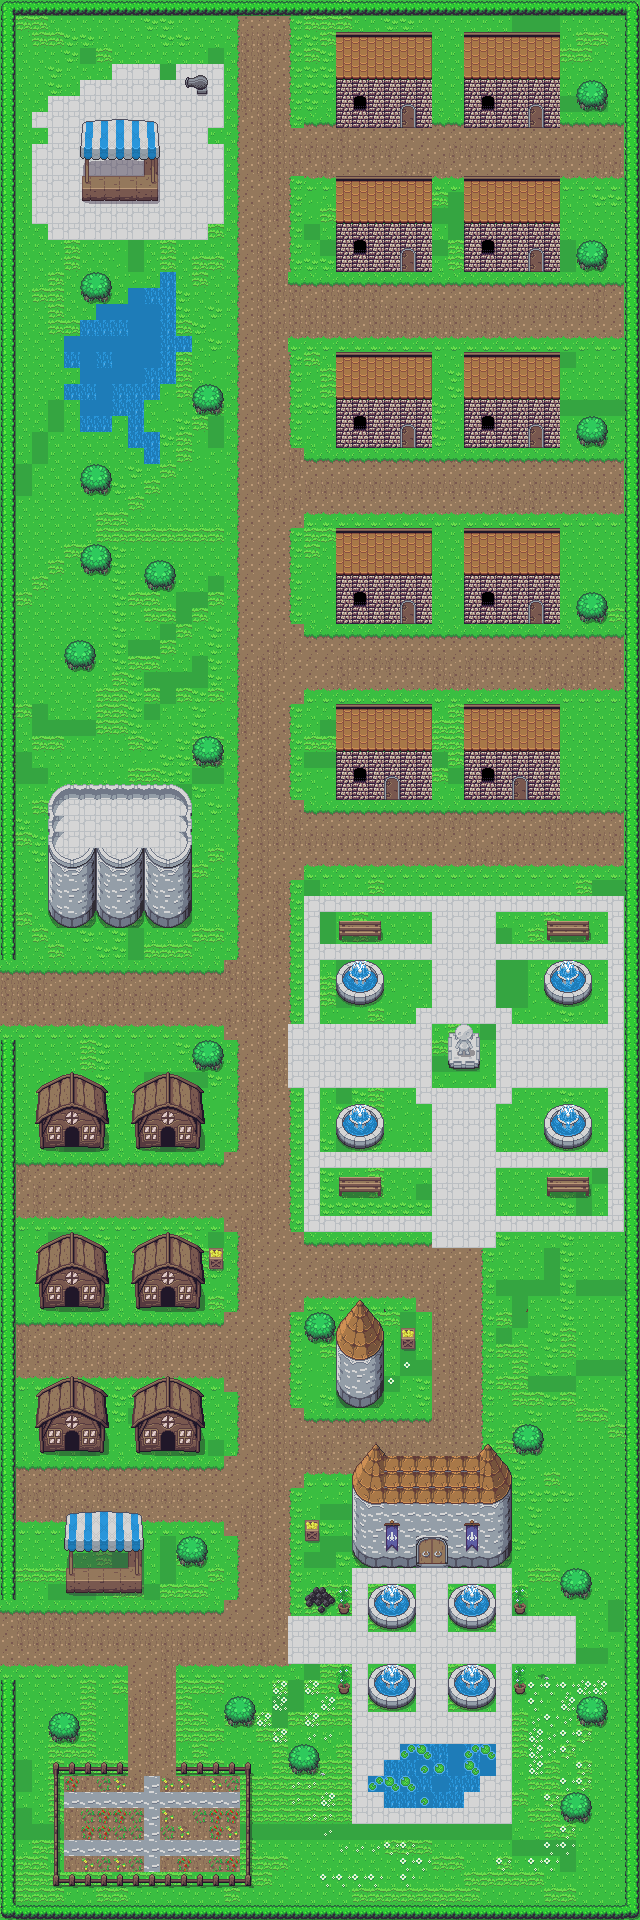

This game map was drawn from its Tiled (.tmx) file and the tilesets committed beside it. A one-line description and the trimmed map source follow:
An orthogonal 40x120 tile map with 16x16 px tiles, 3 tile layers (Ground, Collision, flag), 3 tilesets and 117 objects.

<map version="1.4" tiledversion="1.4.3" orientation="orthogonal" renderorder="right-down" width="40" height="120" tilewidth="16" tileheight="16" infinite="0" nextlayerid="6" nextobjectid="118">
 <tileset firstgid="1" name="Overworld" tilewidth="16" tileheight="16" tilecount="1440" columns="40">
  <image source="Overworld.png" width="640" height="576" />
  <terraintypes>
   <terrain name="path" tile="0" />
  </terraintypes>
  <tile id="1160" terrain=",,,0" />
  <tile id="1161" terrain=",,0,0" />
  <tile id="1162" terrain=",,0," />
  <tile id="1200" terrain=",0,,0" />
  <tile id="1201" terrain="0,0,0,0" />
  <tile id="1202" terrain="0,,0," />
  <tile id="1240" terrain=",0,," />
  <tile id="1241" terrain="0,0,," />
  <tile id="1242" terrain="0,,," />
 </tileset>
 <tileset firstgid="1441" name="town_tiles" tilewidth="16" tileheight="16" tilecount="30" columns="10">
  <image source="town_tiles.png" width="160" height="48" />
 </tileset>
 <tileset firstgid="1471" source="Overworld.tsx" />
 <layer id="1" name="Ground" width="40" height="120">
  <data>[4800 cells, 4800 non-empty, 34 distinct tile ids]</data>
 </layer>
 <layer id="3" name="Collision" width="40" height="120">
  <data>[4800 cells, 2163 non-empty, 172 distinct tile ids]</data>
 </layer>
 <layer id="5" name="flag" width="40" height="120">
  <data>[4800 cells, 311 non-empty, 15 distinct tile ids]</data>
 </layer>
 <objectgroup id="4" name="Collision Objects">
  <object id="1" x="335.333" y="31.3333" width="97" height="95.6667" />
  <object id="2" x="463" y="31.6667" width="97.3333" height="95.6667" />
  <object id="3" x="578" y="80.6667" width="28" height="29.6667" />
  <object id="4" x="463" y="174.333" width="97" height="97" />
  <object id="5" x="578" y="240.667" width="28.6667" height="29" />
  <object id="6" x="335.333" y="176" width="95.6667" height="95.3333" />
  <object id="7" x="80.3333" y="121.333" width="78" height="81.3333" />
  <object id="8" x="185.667" y="77" width="22.6667" height="16.3333" />
  <object id="9" x="80" y="274.667" width="29.6667" height="24" />
  <object id="10" x="96" y="304" width="47.6667" height="111" />
  <object id="11" x="127.333" y="286.667" width="47.6667" height="97" />
  <object id="12" x="142.667" y="384" width="16.3333" height="16" />
  <object id="13" x="79.3333" y="319.667" width="32.3333" height="107" />
  <object id="14" x="63.3333" y="385.333" width="17" height="14.6667" />
  <object id="15" x="63.6667" y="336.333" width="14.3333" height="30.6667" />
  <object id="16" x="159.333" y="271" width="15.6667" height="20.3333" />
  <object id="17" x="173.667" y="334.333" width="18" height="17.3333" />
  <object id="18" x="193" y="386" width="30.3333" height="24.6667" />
  <object id="19" x="127" y="413.333" width="16.6667" height="34" />
  <object id="20" x="142.667" y="431.667" width="16" height="30.6667" />
  <object id="21" x="77.6667" y="464.333" width="32.6667" height="29" />
  <object id="22" x="82" y="545.333" width="27.3333" height="27.6667" />
  <object id="23" x="144.667" y="560.667" width="30" height="28.3333" />
  <object id="24" x="65.6667" y="640.333" width="28.6667" height="28.6667" />
  <object id="25" x="194.667" y="738.333" width="27.3333" height="26.3333" />
  <object id="26" x="48.3333" y="793" width="48.6667" height="119.333" />
  <object id="27" x="93" y="786.667" width="88.3333" height="114" />
  <object id="28" x="58.6667" y="787" width="31" height="10.6667" />
  <object id="29" x="62.3333" y="903" width="19.3333" height="24" />
  <object id="30" x="50.6667" y="909.333" width="10.3333" height="10" />
  <object id="31" x="80.6667" y="906.333" width="10.6667" height="11.6667" />
  <object id="32" x="79.6667" y="916" width="7.66667" height="5.66667" />
  <object id="33" x="97" y="898" width="46.6667" height="12.3333" />
  <object id="34" x="110.667" y="893" width="7.33333" height="32" />
  <object id="35" x="98.6667" y="906.667" width="19.3333" height="11" />
  <object id="36" x="121" y="896" width="14" height="25" />
  <object id="37" x="146.333" y="894" width="42.3333" height="22" />
  <object id="38" x="180" y="826" width="12" height="88.3333" />
  <object id="39" x="174.333" y="792.333" width="16.6667" height="37" />
  <object id="40" x="156.333" y="913" width="24.3333" height="13" />
  <object id="41" x="463.75" y="352" width="96.75" height="96" />
  <object id="42" x="335.25" y="351.5" width="96.75" height="95.75" />
  <object id="43" x="335" y="528" width="97" height="96" />
  <object id="44" x="463" y="526.5" width="97.25" height="96.75" />
  <object id="45" x="576.75" y="594.75" width="29.25" height="25.5" />
  <object id="46" x="463" y="703.5" width="96.75" height="95" />
  <object id="47" x="335.5" y="705.25" width="96.5" height="94.5" />
  <object id="48" x="339.25" y="963" width="41.75" height="38" />
  <object id="49" x="339" y="920.75" width="43.75" height="20" />
  <object id="50" x="546.75" y="921.5" width="43" height="17" />
  <object id="51" x="448.75" y="1028.75" width="30" height="38.75" />
  <object id="52" x="338.25" y="1105" width="38.25" height="36" />
  <object id="53" x="336.75" y="1177.25" width="46.5" height="17.25" />
  <object id="54" x="548" y="1105.25" width="44.5" height="41.25" />
  <object id="55" x="546" y="1176.5" width="44.25" height="23" />
  <object id="56" x="354.75" y="1300.5" width="3.75" height="101.75" />
  <object id="57" x="357.75" y="1299.5" width="5" height="109.25" />
  <object id="58" x="362.75" y="1304.25" width="4" height="97.5" />
  <object id="59" x="348.5" y="1305.25" width="6" height="98.5" />
  <object id="60" x="341.5" y="1317.25" width="4.75" height="79" />
  <object id="61" x="335" y="1328.75" width="47.75" height="68.25" />
  <object id="62" x="344.5" y="1395" width="31.25" height="7.25" />
  <object id="63" x="367.25" y="1310.25" width="3.75" height="17" />
  <object id="64" x="371" y="1315.25" width="4.25" height="12.75" />
  <object id="65" x="377" y="1320" width="3.5" height="9.25" />
  <object id="66" x="401" y="1328.25" width="14" height="20.5" />
  <object id="67" x="304.75" y="1520" width="14" height="19.5" />
  <object id="68" x="306" y="1594.25" width="24.75" height="16.25" />
  <object id="69" x="312.5" y="1587" width="14.25" height="9.75" />
  <object id="70" x="339" y="1589.75" width="10" height="22.5" />
  <object id="71" x="352.5" y="1473.25" width="159.75" height="94.75" />
  <object id="72" x="354" y="1466.5" width="143.5" height="3" />
  <object id="73" x="370.25" y="1447.5" width="133.75" height="29.5" />
  <object id="74" x="514.75" y="1429" width="24.25" height="24.25" />
  <object id="75" x="562" y="1572" width="27.5" height="24" />
  <object id="76" x="578" y="1698.25" width="26.5" height="27.75" />
  <object id="77" x="515" y="1670" width="10.25" height="24" />
  <object id="78" x="515" y="1590" width="9" height="21.5" />
  <object id="79" x="454.75" y="1587.75" width="36.75" height="38.25" />
  <object id="80" x="372.75" y="1591.25" width="39.75" height="36.75" />
  <object id="81" x="371" y="1667.75" width="38.5" height="37.25" />
  <object id="82" x="452.25" y="1665.25" width="35.5" height="41.75" />
  <object id="83" x="399.5" y="1743.75" width="64.25" height="64" />
  <object id="84" x="462.25" y="1746.5" width="18.5" height="44.25" />
  <object id="85" x="477" y="1744.5" width="18" height="30.5" />
  <object id="86" x="383.5" y="1758.75" width="14.25" height="47.75" />
  <object id="87" x="370.25" y="1777.75" width="12.5" height="14.25" />
  <object id="88" x="561.75" y="1795.25" width="27.5" height="25" />
  <object id="89" x="288" y="1749.75" width="37.5" height="25.5" />
  <object id="90" x="225" y="1697.75" width="27.5" height="26" />
  <object id="91" x="337.5" y="1667" width="12" height="25.25" />
  </objectgroup>
</map>
<!-- 26 of 117 objects omitted -->
